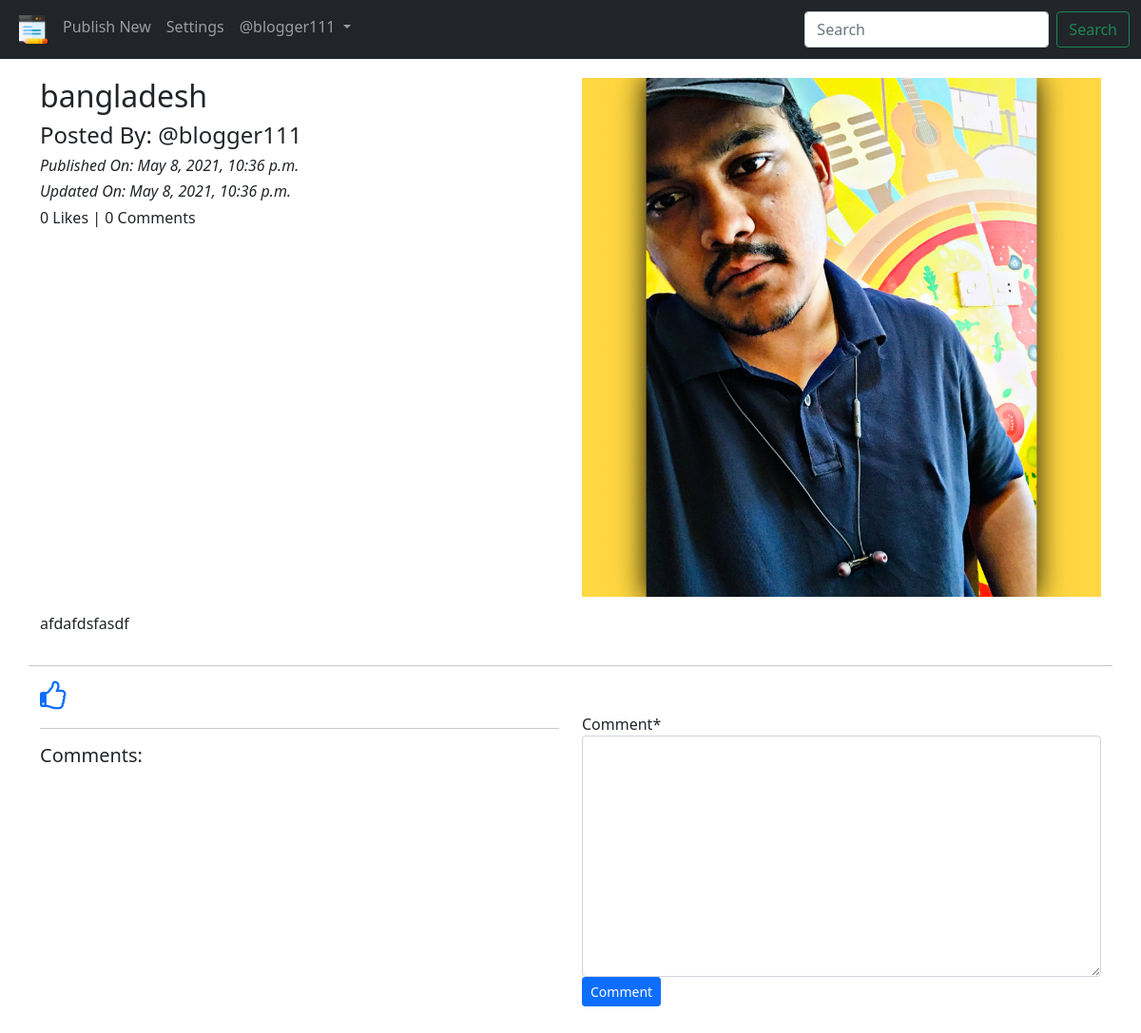
The app's page /blog/details/bangladesh-36466a57-ee8c-4ba6-8d56-cff41b35ac28 (signed in) with its own data.
### App_Blog/models.py (models this page shows, shortened)
class Blog(models.Model):
    author = models.ForeignKey(
        User, on_delete=models.CASCADE, related_name='post_author')
    blog_title = models.CharField(max_length=264, verbose_name="Put a Title")
    slug = models.SlugField(max_length=264, unique=True)
    blog_content = models.TextField(verbose_name="What is on your mind?")
    blog_image = models.ImageField(
        upload_to='blog_images', verbose_name="Image")
    publish_date = models.DateTimeField(auto_now_add=True)
    update_date = models.DateTimeField(auto_now=True)
    class Meta:
        ordering = ['-publish_date']

### App_Blog/views.py (the view, shortened to what this page needs)
# urls.py: path('details/<slug:slug>', views.blog_details, name='blog_details'),
@login_required
def blog_details(request, slug):
    blog = Blog.objects.get(slug=slug)
    comment_form = CommentForm()
    already_liked = Likes.objects.filter(blog=blog, user=request.user)
    if already_liked:
        liked = True
    else:
        liked = False
    return render(request, 'App_Blog/blog_details.html', context={'blog': blog, 'comment_form': comment_form, 'liked': liked})

### App_Blog/forms.py
class CommentForm(forms.ModelForm):
    class Meta:
        model = Comment
        fields = ('comment',)

### templates/App_Blog/blog_details.html (shortened to what this page needs)
{% extends 'base.html' %}
{% load crispy_forms_tags %}
{% block body_block %}
<div class="row">
  <div class="col-sm-6">
    <h2>{{blog.blog_title}}</h2>
    <h4>Posted By: @{{blog.author}}</h4>
    <i><h6>Published On: {{blog.publish_date}}</h6></i>
    <i><h6>Updated On: {{blog.update_date}}</h6></i>
    <h6>{{blog.liked_blog.count}} Likes | {{blog.blog_comment.count}} Comments</h6>
  </div>
  <div class="col-sm-6">
    <img src="/media/{{blog.blog_image}}" width="100%">
  </div>
  <p>
    {{blog.blog_content|linebreaks}}
  </p>
  <hr>
  </div>
  {% if not liked %}
  <a href="{% url 'App_Blog:liked_post' pk=blog.pk %}">
    <i class="fa fa-thumbs-o-up fa-2x" aria-hidden="true"></i>
  </a>
  {% else %}
  <a href="{% url 'App_Blog:unliked_post' pk=blog.pk %}">
    <i class="fa fa-thumbs-o-down fa-2x" aria-hidden="true"></i>
  </a>
  {% endif %}
  <div class="row">
    <div class="col-sm-6">
      <hr>
      <h5>Comments:</h5>
    </div>
    <div class="col-sm-6">
      <form method="POST">
        {{ comment_form|crispy }}
        <button type="submit" class="btn btn-primary btn-sm">Comment</button>
      </form>
    </div>
  </div>
  <br>
  <br>
  {% endblock %}

### templates/base.html (shortened to what this page needs)
<!DOCTYPE html>
{% load static %}
<html lang="en" dir="ltr">
  <head>
    <link
      href="https://cdn.jsdelivr.net/npm/bootstrap@5.0.0-beta3/dist/css/bootstrap.min.css"
      rel="stylesheet"
    />
    <link
      href="http://maxcdn.bootstrapcdn.com/font-awesome/4.1.0/css/font-awesome.min.css"
      rel="stylesheet"
    />
  </head>
  <body>
    <nav class="navbar navbar-expand-lg navbar-dark bg-dark">
      <div class="container-fluid">
        <div class="collapse navbar-collapse" id="navbarSupportedContent">
          <ul class="navbar-nav me-auto mb-2 mb-lg-0">
            <li class="nav-item">
              <a
                class="nav-link"
                aria-current="page"
                href="{% url 'App_Blog:blog_list' %}"
                ><img src="/media/blog.png" width="30px"
              /></a>
            </li>
            {% if user.is_authenticated %}
            <li class="nav-item">
              <a class="nav-link" href="{% url 'App_Blog:create_blog' %}"
                >Publish New</a
              >
            </li>
            <li class="nav-item">
              <a class="nav-link" href="#">Settings</a>
            </li>
            {% endif %} {% if user.is_authenticated %}
            <li class="nav-item dropdown">
              <a
                class="nav-link dropdown-toggle"
                href="#"
                id="navbarDropdown"
                role="button"
                data-bs-toggle="dropdown"
                aria-expanded="false"
              >
                @{{user.username}}
              </a>
                {% endif %}
            </li>
          </ul>
          <form class="d-flex">
            <input
              class="form-control me-2"
              type="search"
              placeholder="Search"
              aria-label="Search"
            />
            <button class="btn btn-outline-success ml-auto" type="submit">
              Search
            </button>
          </form>
        </div>
      </div>
    </nav>
    <div class="container" style="padding-top: 20px">
      {% block body_block %} {% endblock %}
    </div>
  </body>
</html>

### records on screen
Blog: blog_title "bangladesh", author "blogger111", publish_date "May 8, 2021, 10:36 p.m.", update_date "May 8, 2021, 10:36 p.m.", liked_blog.count "0", blog_comment.count "0", blog_image (picture), blog_content "afdafdsfasdf"

### other values on screen
{{ user.username }} "blogger111"
